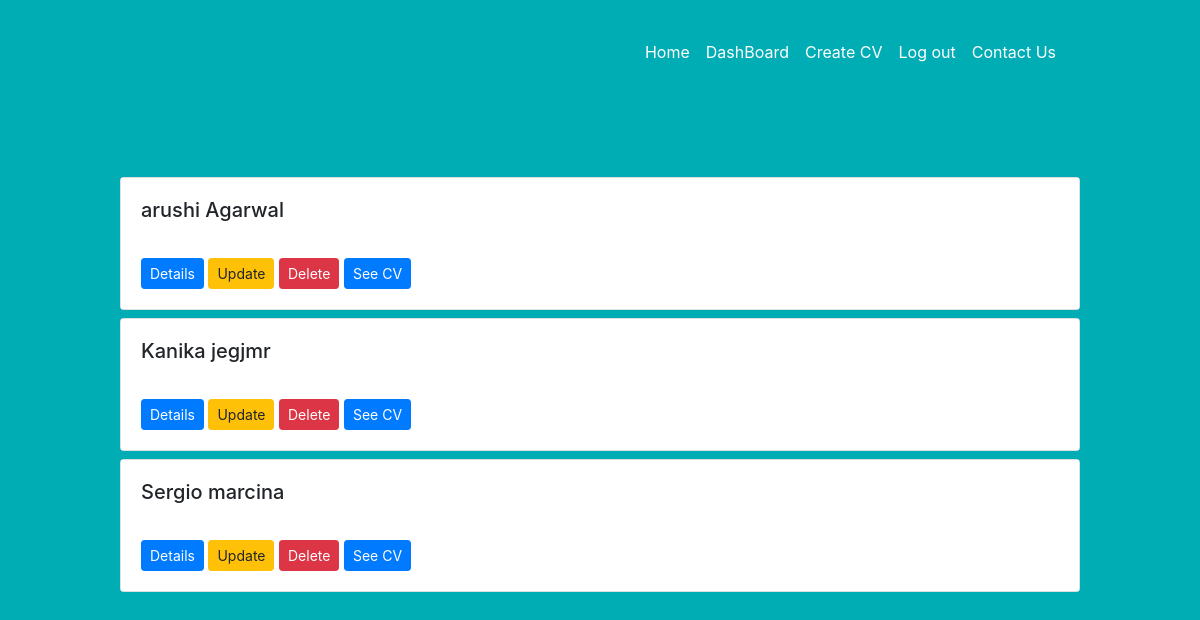
Page /addcv/userdash/ (signed in) on the earlier database version.
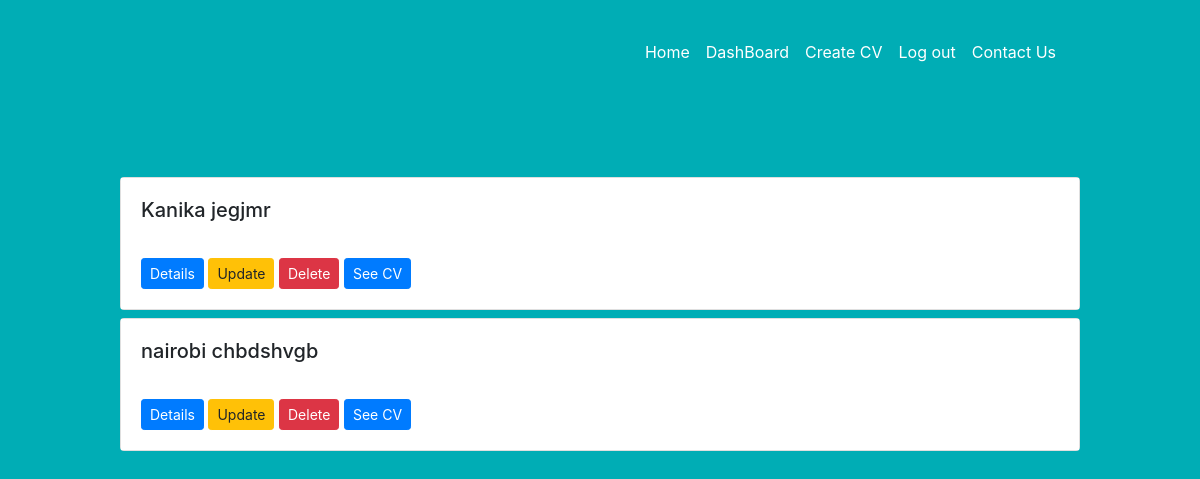
Same page on the later database version.
### addcv/models.py (models this page shows, shortened)
class person(models.Model):
    User = settings.AUTH_USER_MODEL
    added_by = models.ForeignKey(User,
        null=True, blank=True, on_delete=models.CASCADE)
    firstname=models.CharField(max_length=20, null=True)
    lastname=models.CharField(max_length=20, null=True)
    profession=models.CharField(max_length=20, null=True)
    title=models.CharField(max_length=20, null=True)
    city=models.CharField(max_length=30, null=True)
    state=models.CharField(max_length=30, null=True)
    pincode=models.IntegerField( null=True)
    phoneno=models.IntegerField( null=True)
    emailid=models.EmailField( null=True)
    profile=models.TextField(max_length=100, null=True)

### addcv/views.py (the view)
# urls.py: path('userdash/', views.dashboard,name='dashboard'),
def dashboard(request):
    current_user = request.user
    person1 = person.objects.filter(added_by=current_user)
    return render(request,'addcv/dashboard.html',{'persons':person1})

### addcv/templates/addcv/dashboard.html
{% extends 'seavs/base.html' %}
{% load crispy_forms_tags %}
{% block content %}
<div class="container-fluid">
  {% for person in persons %}
  <div class="card mb-2">
    <div class="card-body" style="background-color:#fff">
      <h5 class="card-title">{{person.firstname}} {{person.lastname}}</h5>
      <br>
      <a href="{% url 'persondash' person.id %}" class="btn btn-primary btn-sm">Details</a>
      <a href="{% url 'updatepersonal' person.id %}" class="btn btn-warning btn-sm">Update</a>
      <a href="{% url 'deletepersonal' person.id %}" class="btn btn-danger btn-sm">Delete</a>
      <a href="{% url 'showcv' person.id %}" class="btn btn-primary btn-sm">See CV</a>
    </div>
  </div>
  {% endfor %}
</div>
{%endblock content %}

Differences in the rows shown:
removed person: firstname "arushi", lastname "Agarwal"
removed person: firstname "Sergio", lastname "marcina"
added person: firstname "nairobi", lastname "chbdshvgb"
